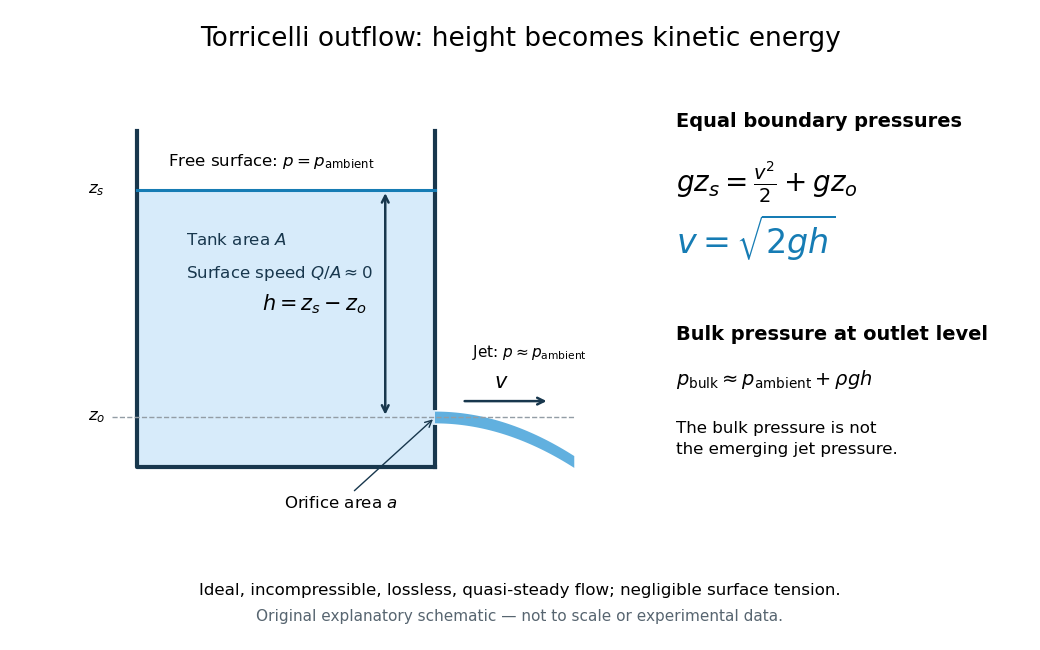

The Python source for this figure:
"""Original Torricelli schematic; Python 3.14, matplotlib 3.10.7, numpy 2.3.5.

Run from _media; emit the matching PNG into the current directory.
"""

from pathlib import Path

import matplotlib.pyplot as plt
import numpy as np
from matplotlib.patches import Polygon, Rectangle


def main():
    plt.rcParams.update({"font.size": 12, "font.family": "DejaVu Sans"})
    fig = plt.figure(figsize=(10.4, 6.5), dpi=100, facecolor="white")
    fig.suptitle("Torricelli outflow: height becomes kinetic energy", fontsize=19, y=0.96)
    ax = fig.add_axes([0.05, 0.19, 0.55, 0.65])
    ax.set(xlim=(-0.25, 5.5), ylim=(-0.5, 4.15))
    ax.axis("off")
    water = "#d7ebfa"
    ink = "#18374d"
    ax.add_patch(Rectangle((0.6, 0.15), 3.0, 3.05, facecolor=water, edgecolor="none"))
    ax.plot([0.6, 0.6, 3.6], [3.85, 0.15, 0.15], color=ink, lw=3)
    ax.plot([3.6, 3.6], [0.15, 0.60], color=ink, lw=3)
    ax.plot([3.6, 3.6], [0.80, 3.85], color=ink, lw=3)
    ax.plot([0.6, 3.6], [3.2, 3.2], color="#167cb4", lw=2.2)
    ax.plot([0.35, 5.0], [0.7, 0.7], color="#939da5", lw=1, ls="--")
    x = np.linspace(3.6, 5.0, 100)
    centre = 0.7 - 0.25 * (x - 3.6) ** 2
    ax.add_patch(Polygon(np.column_stack((np.r_[x, x[::-1]],
                                         np.r_[centre + 0.065, (centre - 0.065)[::-1]])),
                         closed=True, facecolor="#61b0df", edgecolor="none"))
    ax.annotate("", xy=(3.10, 3.2), xytext=(3.10, 0.7),
                arrowprops={"arrowstyle": "<->", "lw": 1.8, "color": ink})
    ax.text(2.91, 1.95, r"$h=z_s-z_o$", ha="right", va="center", fontsize=15,
            bbox={"facecolor": water, "edgecolor": "none", "pad": 3})
    ax.text(1.95, 3.47, r"Free surface: $p=p_{\rm ambient}$", ha="center")
    ax.text(1.1, 2.6, r"Tank area $A$", color=ink)
    ax.text(1.1, 2.23, r"Surface speed $Q/A\approx0$", color=ink)
    ax.annotate(r"Orifice area $a$", xy=(3.60, 0.70), xytext=(2.65, -0.30),
                ha="center", arrowprops={"arrowstyle": "->", "color": ink})
    ax.text(4.55, 1.36, r"Jet: $p\approx p_{\rm ambient}$", ha="center", fontsize=11)
    ax.annotate("", xy=(4.75, 0.88), xytext=(3.87, 0.88),
                arrowprops={"arrowstyle": "->", "color": ink, "lw": 1.8})
    ax.text(4.27, 1.02, r"$v$", ha="center", fontsize=15)
    ax.text(0.2, 3.2, r"$z_s$", ha="center", va="center")
    ax.text(0.2, 0.7, r"$z_o$", ha="center", va="center")
    note = fig.add_axes([0.65, 0.20, 0.31, 0.63])
    note.axis("off")
    note.text(0, 0.96, "Equal boundary pressures", fontsize=14, weight="bold")
    note.text(0, 0.80, r"$gz_s=\frac{v^2}{2}+gz_o$", fontsize=20)
    note.text(0, 0.65, r"$v=\sqrt{2gh}$", fontsize=24, color="#167cb4")
    note.text(0, 0.44, "Bulk pressure at outlet level", fontsize=14, weight="bold")
    note.text(0, 0.33, r"$p_{\rm bulk}\approx p_{\rm ambient}+\rho gh$", fontsize=14)
    note.text(0, 0.16, "The bulk pressure is not\nthe emerging jet pressure.", linespacing=1.5)
    fig.text(0.5, 0.085, "Ideal, incompressible, lossless, quasi-steady flow; negligible surface tension.",
             ha="center", fontsize=12)
    fig.text(0.5, 0.045, "Original explanatory schematic — not to scale or experimental data.",
             ha="center", fontsize=11, color="#576570")
    fig.savefig(Path.cwd() / (Path(__file__).stem + ".png"), facecolor="white", transparent=False)
    plt.close(fig)


if __name__ == "__main__":
    main()
